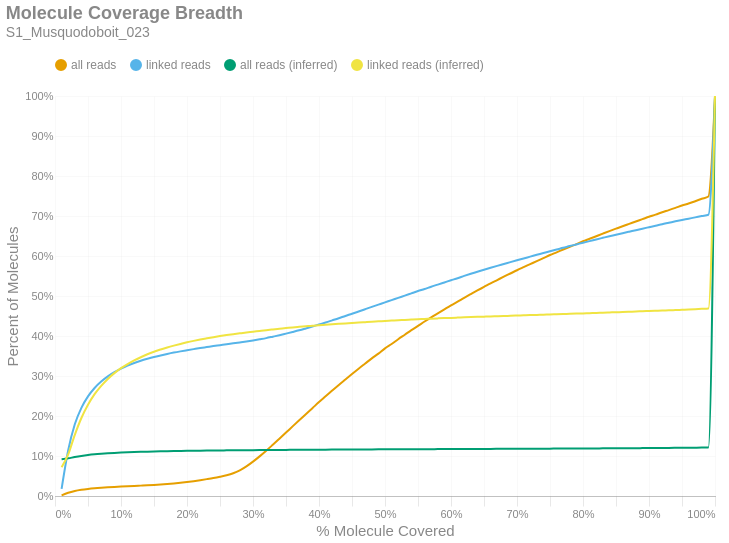

Notebook code cell kept with this figure:
### Markdown cell above
### Molecule Read Coverage
This chart shows molecule coverage breadth as computed by the number of bases aligned to that molecule. In other words, "*how much of each unique long molecule is actually sequenced/aligned?*" Keep in mind there is a distinction between sequences and alignments, since some sequences belonging to a particular molecule may not align well and wouldn't appear in the alignment data. This chart also shows molecule coverage breadth as computed by the *inferred fragment* from which the aligned sequences originate. Unlike read coverage, this calculation takes into account the total insert size, including unsequenced gaps between the forward and reverse reads. Like the previous figures, these are cumulative percents.

### Code cell
if SKIPLR:
    print_html(f"Skipped")
else:
    binned_df = consolidated_hist(valids['coverage_bp'], mask, 0.01, True)
    binned_df_inf = consolidated_hist(valids['coverage_inserts'], mask, 0.01, True)
    binned_df = binned_df.with_columns(pl.lit(binned_df_inf['all reads (cumsum)']).alias('all reads (inferred)'))
    binned_df = binned_df.with_columns(pl.lit(binned_df_inf['linked reads (cumsum)']).alias('linked reads (inferred)'))
    binned_df = binned_df.with_columns(
        (pl.col('bin').cast(pl.Float64) + 0.01).alias('right_edge')
    )

    with SafeRender(binned_df):
        (
            density_plot(binned_df, 'Molecule Coverage Breadth', samplename, 'molcov', ['all reads (inferred)','linked reads (inferred)'])
            .encode(
                #x=alt.X('bin:Q', title="% Molecule Covered").axis(format = '%').scale(padding=0),
                x=alt.X('right_edge:Q', title="% Molecule Covered").axis(format='%').scale(padding=0),
                y=alt.Y('value:Q', title='Percent of Molecules')
                    .axis(format='%')
                    .stack(False)
                    .scale(domainMin=0, padding=0),
                color=alt.Color("key:N").scale(domain = ["all reads", "linked reads", "all reads (inferred)", "linked reads (inferred)"]),
                tooltip = [
                    alt.Tooltip("key:N", title = "Data Type"),
                    alt.Tooltip("range_label:N", title="% Molecule Covered"),
                    alt.Tooltip("value:Q", format = ".2%", title="% Molecules")
                ]
            )
        ).display()

### Figure 1 — Vega-Lite specification as saved in the notebook (floating-point values rounded to 4 significant figures)
{"width": "container", "height": 400, "config": {"title": {"anchor": "start", "dy": -15, "fontSize": 18, "color": "#888888", "subtitleColor": "#888888", "subtitleFontSize": 14}, "arc": {"fill": "#0072B2"}, "axis": {"domainColor": "#888888", "domainWidth": 0.5, "gridWidth": 0.2, "grid": false, "titleFontWeight": 400, "titleFontSize": 15, "labelFontSize": 11, "labelColor": "#888888", "tickColor": "#888888", "tickWidth": 0.2, "titleColor": "#888888"}, "axisBand": {"grid": false}, "axisX": {"grid": true, "tickSize": 10, "domainCap": "round"}, "axisY": {"domain": false, "grid": true, "tickSize": 0, "domainCap": "round"}, "background": "transparent", "header": {"labelFontSize": 15, "labelColor": "#888888", "titleFontSize": 15, "titleFontWeight": 600, "titleColor": "#888888"}, "legend": {"labelFont": "sans-serif", "labelFontSize": 12, "labelColor": "#888888", "symbolSize": 100, "symbolType": "circle", "titleFontSize": 12, "titlePadding": 10, "titleColor": "#888888", "title": null, "orient": "top"}, "range": {"category": ["#E69F00", "#56B4E9", "#009E73", "#F0E442", "#0072B2", "#D55E00", "#CC79A7", "#000000"], "diverging": ["#cfe8f3", "#a2d4ec", "#73bfe2", "#46abdb", "#1696d2", "#12719e"]}, "area": {"fill": "#0072B2", "fillOpacity": 0.7, "line": true, "strokeOpacity": 0.7}, "line": {"color": "#0072B2", "stroke": "#0072B2", "strokeWidth": 2}, "trail": {"color": "#0072B2", "stroke": "#0072B2", "strokeWidth": 0, "size": 1}, "point": {"filled": true, "fillOpacity": 1.0, "size": 95}, "text": {"color": "#888888", "fontSize": 11, "align": "right", "fontWeight": 400, "size": 11}, "bar": {"fill": "#0072B2", "stroke": null}, "view": {"stroke": null, "continuousWidth": 660, "continuousHeight": 400}}, "data": {"name": "data-ecfbaae48a482fe3eeb85c3b9cfba013"}, "mark": {"type": "line", "interpolate": "monotone", "point": {"opacity": 0, "size": 275}}, "encoding": {"color": {"field": "key", "scale": {"domain": ["all reads", "linked reads", "all reads (inferred)", "linked reads (inferred)"]}, "type": "nominal"}, "tooltip": [{"field": "key", "title": "Data Type", "type": "nominal"}, {"field": "range_label", "title": "% Molecule Covered", "type": "nominal"}, {"field": "value", "format": ".2%", "title": "% Molecules", "type": "quantitative"}], "x": {"axis": {"format": "%"}, "field": "right_edge", "scale": {"padding": 0}, "title": "% Molecule Covered", "type": "quantitative"}, "y": {"axis": {"format": "%"}, "field": "value", "scale": {"domainMin": 0, "padding": 0}, "stack": false, "title": "Percent of Molecules", "type": "quantitative"}}, "params": [{"name": "param_c36ac31b6afebe62", "select": {"type": "point", "fields": ["key"]}, "bind": "legend"}], "title": {"text": "Molecule Coverage Breadth", "subtitle": "S1_Musquodoboit_023"}, "transform": [{"fold": ["all reads (cumsum)", "linked reads (cumsum)", "all reads (inferred)", "linked reads (inferred)"]}, {"calculate": "replace(datum.key, ' (cumsum)', '')", "as": "key"}, {"filter": {"param": "param_c36ac31b6afebe62"}}], "usermeta": {"embedOptions": {"downloadFileName": "S1_Musquodoboit_023.molcov"}}, "$schema": "https://vega.github.io/schema/vega-lite/v6.1.0.json", "datasets": {"data-ecfbaae48a482fe3eeb85c3b9cfba013": [{"bin": "0.0", "interval": "0.0-0.01", "all reads": 0.001407, "linked reads": 0.01791, "all reads (cumsum)": 0.001407, "linked reads (cumsum)": 0.01791, "range_label": "0.0-0.01", "all reads (inferred)": 0.09193, "linked reads (inferred)": 0.07186, "right_edge": 0.01}, {"bin": "0.01", "interval": "0.01-0.02", "all reads": 0.006617, "linked reads": 0.09658, "all reads (cumsum)": 0.008024, "linked reads (cumsum)": 0.1145, "range_label": "0.01-0.02", "all reads (inferred)": 0.09418, "linked reads (inferred)": 0.1039, "right_edge": 0.02}, {"bin": "0.02", "interval": "0.02-0.03", "all reads": 0.004477, "linked reads": 0.06475, "all reads (cumsum)": 0.0125, "linked reads (cumsum)": 0.1792, "range_label": "0.02-0.03", "all reads (inferred)": 0.09745, "linked reads (inferred)": 0.1529, "right_edge": 0.03}, {"bin": "0.03", "interval": "0.03-0.04", "all reads": 0.002977, "linked reads": 0.04112, "all reads (cumsum)": 0.01548, "linked reads (cumsum)": 0.2204, "range_label": "0.03-0.04", "all reads (inferred)": 0.1002, "linked reads (inferred)": 0.195, "right_edge": 0.04}, {"bin": "0.04", "interval": "0.04-0.05", "all reads": 0.00212, "linked reads": 0.02871, "all reads (cumsum)": 0.0176, "linked reads (cumsum)": 0.2491, "range_label": "0.04-0.05", "all reads (inferred)": 0.1025, "linked reads (inferred)": 0.228, "right_edge": 0.05}, {"bin": "0.05", "interval": "0.05-0.06", "all reads": 0.001644, "linked reads": 0.021, "all reads (cumsum)": 0.01924, "linked reads (cumsum)": 0.2701, "range_label": "0.05-0.06", "all reads (inferred)": 0.1043, "linked reads (inferred)": 0.2545, "right_edge": 0.06}, {"bin": "0.06", "interval": "0.06-0.07", "all reads": 0.001301, "linked reads": 0.01599, "all reads (cumsum)": 0.02054, "linked reads (cumsum)": 0.2861, "range_label": "0.06-0.07", "all reads (inferred)": 0.1056, "linked reads (inferred)": 0.2752, "right_edge": 0.07}, {"bin": "0.07", "interval": "0.07-0.08", "all reads": 0.001094, "linked reads": 0.01292, "all reads (cumsum)": 0.02164, "linked reads (cumsum)": 0.299, "range_label": "0.07-0.08", "all reads (inferred)": 0.1068, "linked reads (inferred)": 0.2927, "right_edge": 0.08}, {"bin": "0.08", "interval": "0.08-0.09", "all reads": 0.0009616, "linked reads": 0.0105, "all reads (cumsum)": 0.0226, "linked reads (cumsum)": 0.3095, "range_label": "0.08-0.09", "all reads (inferred)": 0.1078, "linked reads (inferred)": 0.3071, "right_edge": 0.09}, {"bin": "0.09", "interval": "0.09-0.1", "all reads": 0.0009017, "linked reads": 0.008701, "all reads (cumsum)": 0.0235, "linked reads (cumsum)": 0.3182, "range_label": "0.09-0.1", "all reads (inferred)": 0.1086, "linked reads (inferred)": 0.3196, "right_edge": 0.1}, {"bin": "0.1", "interval": "0.1-0.11", "all reads": 0.0008583, "linked reads": 0.007707, "all reads (cumsum)": 0.02436, "linked reads (cumsum)": 0.3259, "range_label": "0.1-0.11", "all reads (inferred)": 0.1093, "linked reads (inferred)": 0.3299, "right_edge": 0.11}, {"bin": "0.11", "interval": "0.11-0.12", "all reads": 0.0008118, "linked reads": 0.006607, "all reads (cumsum)": 0.02517, "linked reads (cumsum)": 0.3325, "range_label": "0.11-0.12", "all reads (inferred)": 0.1098, "linked reads (inferred)": 0.3388, "right_edge": 0.12}, {"bin": "0.12", "interval": "0.12-0.13", "all reads": 0.0007646, "linked reads": 0.005536, "all reads (cumsum)": 0.02593, "linked reads (cumsum)": 0.338, "range_label": "0.12-0.13", "all reads (inferred)": 0.1104, "linked reads (inferred)": 0.3469, "right_edge": 0.13}, {"bin": "0.13", "interval": "0.13-0.14", "all reads": 0.000777, "linked reads": 0.004886, "all reads (cumsum)": 0.02671, "linked reads (cumsum)": 0.3429, "range_label": "0.13-0.14", "all reads (inferred)": 0.1109, "linked reads (inferred)": 0.3543, "right_edge": 0.14}, {"bin": "0.14", "interval": "0.14-0.15", "all reads": 0.0008624, "linked reads": 0.004495, "all reads (cumsum)": 0.02757, "linked reads (cumsum)": 0.3474, "range_label": "0.14-0.15", "all reads (inferred)": 0.1113, "linked reads (inferred)": 0.3607, "right_edge": 0.15}, {"bin": "0.15", "interval": "0.15-0.16", "all reads": 0.001023, "linked reads": 0.003939, "all reads (cumsum)": 0.0286, "linked reads (cumsum)": 0.3513, "range_label": "0.15-0.16", "all reads (inferred)": 0.1117, "linked reads (inferred)": 0.3662, "right_edge": 0.16}, {"bin": "0.16", "interval": "0.16-0.17", "all reads": 0.001222, "linked reads": 0.003732, "all reads (cumsum)": 0.02982, "linked reads (cumsum)": 0.3551, "range_label": "0.16-0.17", "all reads (inferred)": 0.112, "linked reads (inferred)": 0.3713, "right_edge": 0.17}, {"bin": "0.17", "interval": "0.17-0.18", "all reads": 0.001499, "linked reads": 0.003442, "all reads (cumsum)": 0.03132, "linked reads (cumsum)": 0.3585, "range_label": "0.17-0.18", "all reads (inferred)": 0.1123, "linked reads (inferred)": 0.3759, "right_edge": 0.18}, {"bin": "0.18", "interval": "0.18-0.19", "all reads": 0.001727, "linked reads": 0.003064, "all reads (cumsum)": 0.03305, "linked reads (cumsum)": 0.3616, "range_label": "0.18-0.19", "all reads (inferred)": 0.1126, "linked reads (inferred)": 0.3802, "right_edge": 0.19}, {"bin": "0.19", "interval": "0.19-0.2", "all reads": 0.001966, "linked reads": 0.002845, "all reads (cumsum)": 0.03501, "linked reads (cumsum)": 0.3644, "range_label": "0.19-0.2", "all reads (inferred)": 0.1129, "linked reads (inferred)": 0.3842, "right_edge": 0.2}, {"bin": "0.2", "interval": "0.2-0.21", "all reads": 0.002142, "linked reads": 0.002774, "all reads (cumsum)": 0.03715, "linked reads (cumsum)": 0.3672, "range_label": "0.2-0.21", "all reads (inferred)": 0.1131, "linked reads (inferred)": 0.3879, "right_edge": 0.21}, {"bin": "0.21", "interval": "0.21-0.22", "all reads": 0.002406, "linked reads": 0.002733, "all reads (cumsum)": 0.03956, "linked reads (cumsum)": 0.3699, "range_label": "0.21-0.22", "all reads (inferred)": 0.1133, "linked reads (inferred)": 0.3912, "right_edge": 0.22}, {"bin": "0.22", "interval": "0.22-0.23", "all reads": 0.002608, "linked reads": 0.002425, "all reads (cumsum)": 0.04217, "linked reads (cumsum)": 0.3724, "range_label": "0.22-0.23", "all reads (inferred)": 0.1135, "linked reads (inferred)": 0.3942, "right_edge": 0.23}, {"bin": "0.23", "interval": "0.23-0.24", "all reads": 0.002773, "linked reads": 0.002443, "all reads (cumsum)": 0.04494, "linked reads (cumsum)": 0.3748, "range_label": "0.23-0.24", "all reads (inferred)": 0.1137, "linked reads (inferred)": 0.3971, "right_edge": 0.24}, {"bin": "0.24", "interval": "0.24-0.25", "all reads": 0.003189, "linked reads": 0.002307, "all reads (cumsum)": 0.04813, "linked reads (cumsum)": 0.3771, "range_label": "0.24-0.25", "all reads (inferred)": 0.1139, "linked reads (inferred)": 0.3998, "right_edge": 0.25}, {"bin": "0.25", "interval": "0.25-0.26", "all reads": 0.00359, "linked reads": 0.002348, "all reads (cumsum)": 0.05172, "linked reads (cumsum)": 0.3795, "range_label": "0.25-0.26", "all reads (inferred)": 0.1141, "linked reads (inferred)": 0.4022, "right_edge": 0.26}, {"bin": "0.26", "interval": "0.26-0.27", "all reads": 0.005002, "linked reads": 0.002194, "all reads (cumsum)": 0.05672, "linked reads (cumsum)": 0.3817, "range_label": "0.26-0.27", "all reads (inferred)": 0.1142, "linked reads (inferred)": 0.4045, "right_edge": 0.27}, {"bin": "0.27", "interval": "0.27-0.28", "all reads": 0.007317, "linked reads": 0.002301, "all reads (cumsum)": 0.06404, "linked reads (cumsum)": 0.384, "range_label": "0.27-0.28", "all reads (inferred)": 0.1144, "linked reads (inferred)": 0.4066, "right_edge": 0.28}, {"bin": "0.28", "interval": "0.28-0.29", "all reads": 0.009896, "linked reads": 0.002372, "all reads (cumsum)": 0.07393, "linked reads (cumsum)": 0.3863, "range_label": "0.28-0.29", "all reads (inferred)": 0.1145, "linked reads (inferred)": 0.4087, "right_edge": 0.29}, {"bin": "0.29", "interval": "0.29-0.3", "all reads": 0.0119, "linked reads": 0.002614, "all reads (cumsum)": 0.08584, "linked reads (cumsum)": 0.3889, "range_label": "0.29-0.3", "all reads (inferred)": 0.1147, "linked reads (inferred)": 0.4106, "right_edge": 0.3}, {"bin": "0.3", "interval": "0.3-0.31", "all reads": 0.01318, "linked reads": 0.002815, "all reads (cumsum)": 0.09901, "linked reads (cumsum)": 0.3918, "range_label": "0.3-0.31", "all reads (inferred)": 0.1148, "linked reads (inferred)": 0.4127, "right_edge": 0.31}, {"bin": "0.31", "interval": "0.31-0.32", "all reads": 0.01414, "linked reads": 0.002957, "all reads (cumsum)": 0.1131, "linked reads (cumsum)": 0.3947, "range_label": "0.31-0.32", "all reads (inferred)": 0.1149, "linked reads (inferred)": 0.4146, "right_edge": 0.32}, {"bin": "0.32", "interval": "0.32-0.33", "all reads": 0.01494, "linked reads": 0.003596, "all reads (cumsum)": 0.1281, "linked reads (cumsum)": 0.3983, "range_label": "0.32-0.33", "all reads (inferred)": 0.1151, "linked reads (inferred)": 0.4164, "right_edge": 0.33}, {"bin": "0.33", "interval": "0.33-0.34", "all reads": 0.01522, "linked reads": 0.003679, "all reads (cumsum)": 0.1433, "linked reads (cumsum)": 0.402, "range_label": "0.33-0.34", "all reads (inferred)": 0.1152, "linked reads (inferred)": 0.4181, "right_edge": 0.34}, {"bin": "0.34", "interval": "0.34-0.35", "all reads": 0.01527, "linked reads": 0.003998, "all reads (cumsum)": 0.1586, "linked reads (cumsum)": 0.406, "range_label": "0.34-0.35", "all reads (inferred)": 0.1153, "linked reads (inferred)": 0.4198, "right_edge": 0.35}, {"bin": "0.35", "interval": "0.35-0.36", "all reads": 0.01544, "linked reads": 0.004075, "all reads (cumsum)": 0.174, "linked reads (cumsum)": 0.4101, "range_label": "0.35-0.36", "all reads (inferred)": 0.1154, "linked reads (inferred)": 0.4215, "right_edge": 0.36}, {"bin": "0.36", "interval": "0.36-0.37", "all reads": 0.0153, "linked reads": 0.004223, "all reads (cumsum)": 0.1893, "linked reads (cumsum)": 0.4143, "range_label": "0.36-0.37", "all reads (inferred)": 0.1155, "linked reads (inferred)": 0.4229, "right_edge": 0.37}, {"bin": "0.37", "interval": "0.37-0.38", "all reads": 0.01514, "linked reads": 0.004661, "all reads (cumsum)": 0.2045, "linked reads (cumsum)": 0.4189, "range_label": "0.37-0.38", "all reads (inferred)": 0.1156, "linked reads (inferred)": 0.4243, "right_edge": 0.38}, {"bin": "0.38", "interval": "0.38-0.39", "all reads": 0.01507, "linked reads": 0.004809, "all reads (cumsum)": 0.2195, "linked reads (cumsum)": 0.4238, "range_label": "0.38-0.39", "all reads (inferred)": 0.1157, "linked reads (inferred)": 0.4258, "right_edge": 0.39}, {"bin": "0.39", "interval": "0.39-0.4", "all reads": 0.01519, "linked reads": 0.005099, "all reads (cumsum)": 0.2347, "linked reads (cumsum)": 0.4289, "range_label": "0.39-0.4", "all reads (inferred)": 0.1158, "linked reads (inferred)": 0.4268, "right_edge": 0.4}, {"bin": "0.4", "interval": "0.4-0.41", "all reads": 0.0144, "linked reads": 0.004927, "all reads (cumsum)": 0.2491, "linked reads (cumsum)": 0.4338, "range_label": "0.4-0.41", "all reads (inferred)": 0.1159, "linked reads (inferred)": 0.4281, "right_edge": 0.41}, {"bin": "0.41", "interval": "0.41-0.42", "all reads": 0.01441, "linked reads": 0.005276, "all reads (cumsum)": 0.2635, "linked reads (cumsum)": 0.4391, "range_label": "0.41-0.42", "all reads (inferred)": 0.116, "linked reads (inferred)": 0.4293, "right_edge": 0.42}, {"bin": "0.42", "interval": "0.42-0.43", "all reads": 0.01422, "linked reads": 0.005347, "all reads (cumsum)": 0.2778, "linked reads (cumsum)": 0.4444, "range_label": "0.42-0.43", "all reads (inferred)": 0.1161, "linked reads (inferred)": 0.4304, "right_edge": 0.43}, {"bin": "0.43", "interval": "0.43-0.44", "all reads": 0.01367, "linked reads": 0.005755, "all reads (cumsum)": 0.2914, "linked reads (cumsum)": 0.4502, "range_label": "0.43-0.44", "all reads (inferred)": 0.1162, "linked reads (inferred)": 0.4315, "right_edge": 0.44}, {"bin": "0.44", "interval": "0.44-0.45", "all reads": 0.01359, "linked reads": 0.005406, "all reads (cumsum)": 0.305, "linked reads (cumsum)": 0.4556, "range_label": "0.44-0.45", "all reads (inferred)": 0.1162, "linked reads (inferred)": 0.4324, "right_edge": 0.45}, {"bin": "0.45", "interval": "0.45-0.46", "all reads": 0.01333, "linked reads": 0.005696, "all reads (cumsum)": 0.3183, "linked reads (cumsum)": 0.4613, "range_label": "0.45-0.46", "all reads (inferred)": 0.1163, "linked reads (inferred)": 0.4336, "right_edge": 0.46}, {"bin": "0.46", "interval": "0.46-0.47", "all reads": 0.01285, "linked reads": 0.005779, "all reads (cumsum)": 0.3312, "linked reads (cumsum)": 0.467, "range_label": "0.46-0.47", "all reads (inferred)": 0.1164, "linked reads (inferred)": 0.4346, "right_edge": 0.47}, {"bin": "0.47", "interval": "0.47-0.48", "all reads": 0.01281, "linked reads": 0.005737, "all reads (cumsum)": 0.344, "linked reads (cumsum)": 0.4728, "range_label": "0.47-0.48", "all reads (inferred)": 0.1165, "linked reads (inferred)": 0.4357, "right_edge": 0.48}, {"bin": "0.48", "interval": "0.48-0.49", "all reads": 0.01188, "linked reads": 0.005655, "all reads (cumsum)": 0.3559, "linked reads (cumsum)": 0.4784, "range_label": "0.48-0.49", "all reads (inferred)": 0.1166, "linked reads (inferred)": 0.4366, "right_edge": 0.49}, {"bin": "0.49", "interval": "0.49-0.5", "all reads": 0.01323, "linked reads": 0.005696, "all reads (cumsum)": 0.3691, "linked reads (cumsum)": 0.4841, "range_label": "0.49-0.5", "all reads (inferred)": 0.1167, "linked reads (inferred)": 0.4376, "right_edge": 0.5}, {"bin": "0.5", "interval": "0.5-0.51", "all reads": 0.01087, "linked reads": 0.00556, "all reads (cumsum)": 0.38, "linked reads (cumsum)": 0.4897, "range_label": "0.5-0.51", "all reads (inferred)": 0.1167, "linked reads (inferred)": 0.4385, "right_edge": 0.51}, {"bin": "0.51", "interval": "0.51-0.52", "all reads": 0.01198, "linked reads": 0.005755, "all reads (cumsum)": 0.392, "linked reads (cumsum)": 0.4954, "range_label": "0.51-0.52", "all reads (inferred)": 0.1168, "linked reads (inferred)": 0.4395, "right_edge": 0.52}, {"bin": "0.52", "interval": "0.52-0.53", "all reads": 0.01123, "linked reads": 0.005513, "all reads (cumsum)": 0.4032, "linked reads (cumsum)": 0.501, "range_label": "0.52-0.53", "all reads (inferred)": 0.1169, "linked reads (inferred)": 0.4402, "right_edge": 0.53}, {"bin": "0.53", "interval": "0.53-0.54", "all reads": 0.01136, "linked reads": 0.005708, "all reads (cumsum)": 0.4146, "linked reads (cumsum)": 0.5067, "range_label": "0.53-0.54", "all reads (inferred)": 0.1169, "linked reads (inferred)": 0.4411, "right_edge": 0.54}, {"bin": "0.54", "interval": "0.54-0.55", "all reads": 0.01074, "linked reads": 0.005655, "all reads (cumsum)": 0.4253, "linked reads (cumsum)": 0.5123, "range_label": "0.54-0.55", "all reads (inferred)": 0.117, "linked reads (inferred)": 0.4419, "right_edge": 0.55}, {"bin": "0.55", "interval": "0.55-0.56", "all reads": 0.01088, "linked reads": 0.005276, "all reads (cumsum)": 0.4362, "linked reads (cumsum)": 0.5176, "range_label": "0.55-0.56", "all reads (inferred)": 0.1171, "linked reads (inferred)": 0.4426, "right_edge": 0.56}, {"bin": "0.56", "interval": "0.56-0.57", "all reads": 0.0105, "linked reads": 0.005678, "all reads (cumsum)": 0.4467, "linked reads (cumsum)": 0.5233, "range_label": "0.56-0.57", "all reads (inferred)": 0.1171, "linked reads (inferred)": 0.4434, "right_edge": 0.57}, {"bin": "0.57", "interval": "0.57-0.58", "all reads": 0.01005, "linked reads": 0.005282, "all reads (cumsum)": 0.4567, "linked reads (cumsum)": 0.5286, "range_label": "0.57-0.58", "all reads (inferred)": 0.1172, "linked reads (inferred)": 0.444, "right_edge": 0.58}, {"bin": "0.58", "interval": "0.58-0.59", "all reads": 0.01002, "linked reads": 0.005371, "all reads (cumsum)": 0.4667, "linked reads (cumsum)": 0.5339, "range_label": "0.58-0.59", "all reads (inferred)": 0.1173, "linked reads (inferred)": 0.4447, "right_edge": 0.59}, {"bin": "0.59", "interval": "0.59-0.6", "all reads": 0.009939, "linked reads": 0.005388, "all reads (cumsum)": 0.4767, "linked reads (cumsum)": 0.5393, "range_label": "0.59-0.6", "all reads (inferred)": 0.1173, "linked reads (inferred)": 0.4453, "right_edge": 0.6}, {"bin": "0.6", "interval": "0.6-0.61", "all reads": 0.009273, "linked reads": 0.005199, "all reads (cumsum)": 0.486, "linked reads (cumsum)": 0.5445, "range_label": "0.6-0.61", "all reads (inferred)": 0.1174, "linked reads (inferred)": 0.446, "right_edge": 0.61}, {"bin": "0.61", "interval": "0.61-0.62", "all reads": 0.009604, "linked reads": 0.005672, "all reads (cumsum)": 0.4956, "linked reads (cumsum)": 0.5502, "range_label": "0.61-0.62", "all reads (inferred)": 0.1175, "linked reads (inferred)": 0.4467, "right_edge": 0.62}, {"bin": "0.62", "interval": "0.62-0.63", "all reads": 0.009191, "linked reads": 0.005353, "all reads (cumsum)": 0.5048, "linked reads (cumsum)": 0.5555, "range_label": "0.62-0.63", "all reads (inferred)": 0.1176, "linked reads (inferred)": 0.4473, "right_edge": 0.63}, {"bin": "0.63", "interval": "0.63-0.64", "all reads": 0.009093, "linked reads": 0.005039, "all reads (cumsum)": 0.5138, "linked reads (cumsum)": 0.5606, "range_label": "0.63-0.64", "all reads (inferred)": 0.1176, "linked reads (inferred)": 0.4478, "right_edge": 0.64}, {"bin": "0.64", "interval": "0.64-0.65", "all reads": 0.008766, "linked reads": 0.005057, "all reads (cumsum)": 0.5226, "linked reads (cumsum)": 0.5656, "range_label": "0.64-0.65", "all reads (inferred)": 0.1177, "linked reads (inferred)": 0.4483, "right_edge": 0.65}, {"bin": "0.65", "interval": "0.65-0.66", "all reads": 0.008925, "linked reads": 0.004868, "all reads (cumsum)": 0.5315, "linked reads (cumsum)": 0.5705, "range_label": "0.65-0.66", "all reads (inferred)": 0.1178, "linked reads (inferred)": 0.4489, "right_edge": 0.66}, {"bin": "0.66", "interval": "0.66-0.67", "all reads": 0.00838, "linked reads": 0.004755, "all reads (cumsum)": 0.5399, "linked reads (cumsum)": 0.5753, "range_label": "0.66-0.67", "all reads (inferred)": 0.1178, "linked reads (inferred)": 0.4494, "right_edge": 0.67}, {"bin": "0.67", "interval": "0.67-0.68", "all reads": 0.008356, "linked reads": 0.004679, "all reads (cumsum)": 0.5483, "linked reads (cumsum)": 0.5799, "range_label": "0.67-0.68", "all reads (inferred)": 0.1179, "linked reads (inferred)": 0.45, "right_edge": 0.68}, {"bin": "0.68", "interval": "0.68-0.69", "all reads": 0.008012, "linked reads": 0.004696, "all reads (cumsum)": 0.5563, "linked reads (cumsum)": 0.5846, "range_label": "0.68-0.69", "all reads (inferred)": 0.118, "linked reads (inferred)": 0.4505, "right_edge": 0.69}, {"bin": "0.69", "interval": "0.69-0.7", "all reads": 0.008078, "linked reads": 0.004649, "all reads (cumsum)": 0.5644, "linked reads (cumsum)": 0.5893, "range_label": "0.69-0.7", "all reads (inferred)": 0.118, "linked reads (inferred)": 0.4511, "right_edge": 0.7}, {"bin": "0.7", "interval": "0.7-0.71", "all reads": 0.007706, "linked reads": 0.004625, "all reads (cumsum)": 0.5721, "linked reads (cumsum)": 0.5939, "range_label": "0.7-0.71", "all reads (inferred)": 0.1181, "linked reads (inferred)": 0.4517, "right_edge": 0.71}, {"bin": "0.71", "interval": "0.71-0.72", "all reads": 0.007621, "linked reads": 0.004489, "all reads (cumsum)": 0.5797, "linked reads (cumsum)": 0.5984, "range_label": "0.71-0.72", "all reads (inferred)": 0.1182, "linked reads (inferred)": 0.4522, "right_edge": 0.72}, {"bin": "0.72", "interval": "0.72-0.73", "all reads": 0.007657, "linked reads": 0.004548, "all reads (cumsum)": 0.5873, "linked reads (cumsum)": 0.6029, "range_label": "0.72-0.73", "all reads (inferred)": 0.1183, "linked reads (inferred)": 0.4528, "right_edge": 0.73}, {"bin": "0.73", "interval": "0.73-0.74", "all reads": 0.007407, "linked reads": 0.004454, "all reads (cumsum)": 0.5948, "linked reads (cumsum)": 0.6074, "range_label": "0.73-0.74", "all reads (inferred)": 0.1183, "linked reads (inferred)": 0.4533, "right_edge": 0.74}, {"bin": "0.74", "interval": "0.74-0.75", "all reads": 0.007647, "linked reads": 0.004572, "all reads (cumsum)": 0.6024, "linked reads (cumsum)": 0.612, "range_label": "0.74-0.75", "all reads (inferred)": 0.1184, "linked reads (inferred)": 0.4539, "right_edge": 0.75}, {"bin": "0.75", "interval": "0.75-0.76", "all reads": 0.006827, "linked reads": 0.004353, "all reads (cumsum)": 0.6092, "linked reads (cumsum)": 0.6163, "range_label": "0.75-0.76", "all reads (inferred)": 0.1185, "linked reads (inferred)": 0.4544, "right_edge": 0.76}, {"bin": "0.76", "interval": "0.76-0.77", "all reads": 0.007012, "linked reads": 0.004081, "all reads (cumsum)": 0.6162, "linked reads (cumsum)": 0.6204, "range_label": "0.76-0.77", "all reads (inferred)": 0.1186, "linked reads (inferred)": 0.455, "right_edge": 0.77}, {"bin": "0.77", "interval": "0.77-0.78", "all reads": 0.006835, "linked reads": 0.004424, "all reads (cumsum)": 0.6231, "linked reads (cumsum)": 0.6248, "range_label": "0.77-0.78", "all reads (inferred)": 0.1187, "linked reads (inferred)": 0.4556, "right_edge": 0.78}, {"bin": "0.78", "interval": "0.78-0.79", "all reads": 0.006672, "linked reads": 0.004105, "all reads (cumsum)": 0.6297, "linked reads (cumsum)": 0.6289, "range_label": "0.78-0.79", "all reads (inferred)": 0.1187, "linked reads (inferred)": 0.4561, "right_edge": 0.79}, {"bin": "0.79", "interval": "0.79-0.8", "all reads": 0.007012, "linked reads": 0.004241, "all reads (cumsum)": 0.6368, "linked reads (cumsum)": 0.6332, "range_label": "0.79-0.8", "all reads (inferred)": 0.1188, "linked reads (inferred)": 0.4566, "right_edge": 0.8}, {"bin": "0.8", "interval": "0.8-0.81", "all reads": 0.006266, "linked reads": 0.004004, "all reads (cumsum)": 0.643, "linked reads (cumsum)": 0.6372, "range_label": "0.8-0.81", "all reads (inferred)": 0.1189, "linked reads (inferred)": 0.4571, "right_edge": 0.81}, {"bin": "0.81", "interval": "0.81-0.82", "all reads": 0.00643, "linked reads": 0.004158, "all reads (cumsum)": 0.6495, "linked reads (cumsum)": 0.6413, "range_label": "0.81-0.82", "all reads (inferred)": 0.119, "linked reads (inferred)": 0.4577, "right_edge": 0.82}, {"bin": "0.82", "interval": "0.82-0.83", "all reads": 0.006451, "linked reads": 0.004046, "all reads (cumsum)": 0.6559, "linked reads (cumsum)": 0.6454, "range_label": "0.82-0.83", "all reads (inferred)": 0.1191, "linked reads (inferred)": 0.4583, "right_edge": 0.83}, {"bin": "0.83", "interval": "0.83-0.84", "all reads": 0.006344, "linked reads": 0.00401, "all reads (cumsum)": 0.6623, "linked reads (cumsum)": 0.6494, "range_label": "0.83-0.84", "all reads (inferred)": 0.1192, "linked reads (inferred)": 0.4589, "right_edge": 0.84}, {"bin": "0.84", "interval": "0.84-0.85", "all reads": 0.006054, "linked reads": 0.003756, "all reads (cumsum)": 0.6683, "linked reads (cumsum)": 0.6532, "range_label": "0.84-0.85", "all reads (inferred)": 0.1193, "linked reads (inferred)": 0.4594, "right_edge": 0.85}, {"bin": "0.85", "interval": "0.85-0.86", "all reads": 0.006033, "linked reads": 0.003945, "all reads (cumsum)": 0.6743, "linked reads (cumsum)": 0.6571, "range_label": "0.85-0.86", "all reads (inferred)": 0.1194, "linked reads (inferred)": 0.4599, "right_edge": 0.86}, {"bin": "0.86", "interval": "0.86-0.87", "all reads": 0.005962, "linked reads": 0.003744, "all reads (cumsum)": 0.6803, "linked reads (cumsum)": 0.6608, "range_label": "0.86-0.87", "all reads (inferred)": 0.1195, "linked reads (inferred)": 0.4606, "right_edge": 0.87}, {"bin": "0.87", "interval": "0.87-0.88", "all reads": 0.005973, "linked reads": 0.003661, "all reads (cumsum)": 0.6863, "linked reads (cumsum)": 0.6645, "range_label": "0.87-0.88", "all reads (inferred)": 0.1196, "linked reads (inferred)": 0.4613, "right_edge": 0.88}, {"bin": "0.88", "interval": "0.88-0.89", "all reads": 0.005813, "linked reads": 0.003856, "all reads (cumsum)": 0.6921, "linked reads (cumsum)": 0.6684, "range_label": "0.88-0.89", "all reads (inferred)": 0.1197, "linked reads (inferred)": 0.4618, "right_edge": 0.89}, {"bin": "0.89", "interval": "0.89-0.9", "all reads": 0.005904, "linked reads": 0.003673, "all reads (cumsum)": 0.698, "linked reads (cumsum)": 0.672, "range_label": "0.89-0.9", "all reads (inferred)": 0.1198, "linked reads (inferred)": 0.4625, "right_edge": 0.9}, {"bin": "0.9", "interval": "0.9-0.91", "all reads": 0.005476, "linked reads": 0.003655, "all reads (cumsum)": 0.7035, "linked reads (cumsum)": 0.6757, "range_label": "0.9-0.91", "all reads (inferred)": 0.12, "linked reads (inferred)": 0.4631, "right_edge": 0.91}, {"bin": "0.91", "interval": "0.91-0.92", "all reads": 0.006001, "linked reads": 0.003916, "all reads (cumsum)": 0.7095, "linked reads (cumsum)": 0.6796, "range_label": "0.91-0.92", "all reads (inferred)": 0.1201, "linked reads (inferred)": 0.4637, "right_edge": 0.92}, {"bin": "0.92", "interval": "0.92-0.93", "all reads": 0.005241, "linked reads": 0.003472, "all reads (cumsum)": 0.7147, "linked reads (cumsum)": 0.6831, "range_label": "0.92-0.93", "all reads (inferred)": 0.1202, "linked reads (inferred)": 0.4643, "right_edge": 0.93}, {"bin": "0.93", "interval": "0.93-0.94", "all reads": 0.005575, "linked reads": 0.003578, "all reads (cumsum)": 0.7203, "linked reads (cumsum)": 0.6867, "range_label": "0.93-0.94", "all reads (inferred)": 0.1203, "linked reads (inferred)": 0.4649, "right_edge": 0.94}, {"bin": "0.94", "interval": "0.94-0.95", "all reads": 0.005978, "linked reads": 0.003277, "all reads (cumsum)": 0.7263, "linked reads (cumsum)": 0.6899, "range_label": "0.94-0.95", "all reads (inferred)": 0.1205, "linked reads (inferred)": 0.4655, "right_edge": 0.95}, {"bin": "0.95", "interval": "0.95-0.96", "all reads": 0.00488, "linked reads": 0.003348, "all reads (cumsum)": 0.7311, "linked reads (cumsum)": 0.6933, "range_label": "0.95-0.96", "all reads (inferred)": 0.1207, "linked reads (inferred)": 0.4662, "right_edge": 0.96}, {"bin": "0.96", "interval": "0.96-0.97", "all reads": 0.0058, "linked reads": 0.0033, "all reads (cumsum)": 0.7369, "linked reads (cumsum)": 0.6966, "range_label": "0.96-0.97", "all reads (inferred)": 0.1208, "linked reads (inferred)": 0.4669, "right_edge": 0.97}, {"bin": "0.97", "interval": "0.97-0.98", "all reads": 0.006048, "linked reads": 0.003425, "all reads (cumsum)": 0.743, "linked reads (cumsum)": 0.7, "range_label": "0.97-0.98", "all reads (inferred)": 0.121, "linked reads (inferred)": 0.4679, "right_edge": 0.98}, {"bin": "0.98", "interval": "0.98-0.99", "all reads": 0.005737, "linked reads": 0.003164, "all reads (cumsum)": 0.7487, "linked reads (cumsum)": 0.7032, "range_label": "0.98-0.99", "all reads (inferred)": 0.1213, "linked reads (inferred)": 0.469, "right_edge": 0.99}, {"bin": "0.99", "interval": "0.99-1.0", "all reads": 0.2513, "linked reads": 0.2968, "all reads (cumsum)": 1.0, "linked reads (cumsum)": 1.0, "range_label": "0.99-1.0", "all reads (inferred)": 1.0, "linked reads (inferred)": 1.0, "right_edge": 1.0}]}}
